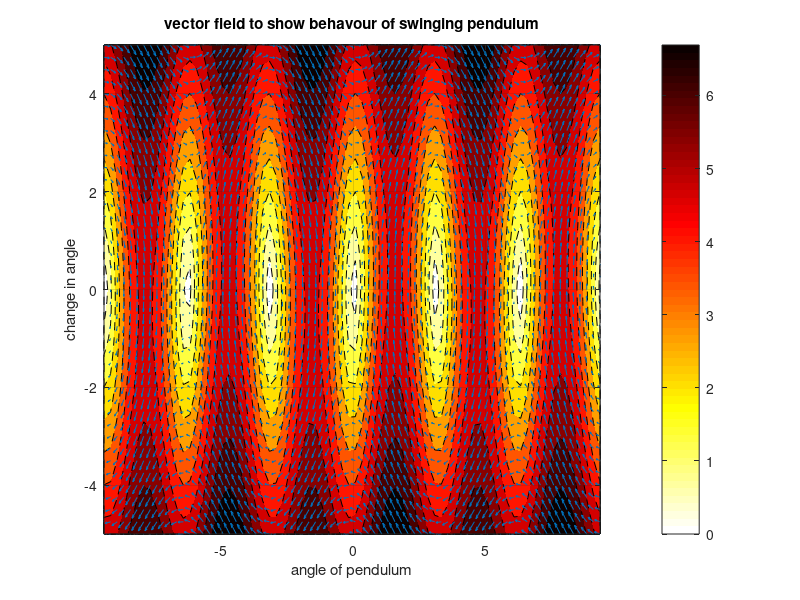

This figure's MATLAB source: (Note: this script raises an error after producing the figure.)
mu = 0.1; % friction in system
g = -9.8; % acceleration due to gravity
L = 2; % length of the pendulum

% equation for acceration of pendulum
theta_dd = @(theta, theta_d) -1 * mu * theta_d - (g/L) * sin(theta);

% set up matrices
theta_test = [-3*pi:0.25:3*pi];
theta_d_test = [-5:0.25:5];

accel_u = zeros(length(theta_test), length(theta_d_test));
accel_v = zeros(length(theta_test),  length(theta_d_test));
magnitude = zeros(length(theta_test),  length(theta_d_test));

% calculate vector field at each point in mesh
for i=1:length(theta_test)
    for j=1:length(theta_d_test)
        accel_u(i ,j) = theta_d_test(j);
        accel_v(i, j) = theta_dd(theta_test(i), theta_d_test(j));
        magnitude(i, j) = sqrt(accel_u(i ,j)^2 + accel_v(i ,j)^2);
    end
end

true_u = accel_u';
true_v = accel_v';

%plot vector field
figure(1)
contourf(theta_test, theta_d_test, magnitude', '--');
colormap(flipud(hot))
hold on
quiver(theta_test, theta_d_test, accel_u', accel_v');
title('vector field to show behavour of swinging pendulum')
xlabel('angle of pendulum')
ylabel('change in angle')
grid on
c = colorbar;
c.Label.String = 'accelration in m/s' 

% do 5000 steps of swing
figure(2);
step = [1:1:5000];
t = 100 % t is factor to shrink time step
angle = zeros(length(step), 1);
angle_change = zeros(length(step), 1);
angle(1) = 1/2*pi;
angle_change(1) = 5;

for i=2:length(step)
    change = theta_dd(angle(i - 1), angle_change(i - 1));
    angle_change(i) = angle_change(i-1) + change/t;
    angle(i) = angle(i - 1) + angle_change(i - 1)/t;
end

plot(angle, angle_change, '-r')
hold on

% do 5000 steps of another swing
figure(2);
step = [1:1:5000];
t = 100 % t is factor to shrink time step
angle = zeros(length(step), 1);
angle_change = zeros(length(step), 1);
angle(1) = 1/3*pi;
angle_change(1) = 4.5;
% see how mu effects behaviour
mu = 0.15;
theta_dd = @(theta, theta_d) -1 * mu * theta_d - (g/L) * sin(theta);

for i=2:length(step)
    change = theta_dd(angle(i - 1), angle_change(i - 1));
    angle_change(i) = angle_change(i-1) + change/t;
    angle(i) = angle(i - 1) + angle_change(i - 1)/t;
end

plot(angle, angle_change, '-b')

title('examples of a swinging pendululm')
xlabel('angle')
ylabel('velocity as a function of the change in angle')
legend('angle=0.5*pi, v=5, mu= 0.1', 'angle=0.33*pi, v=4.5, mu= 0.15', ...
    'location' ,'southwest')


